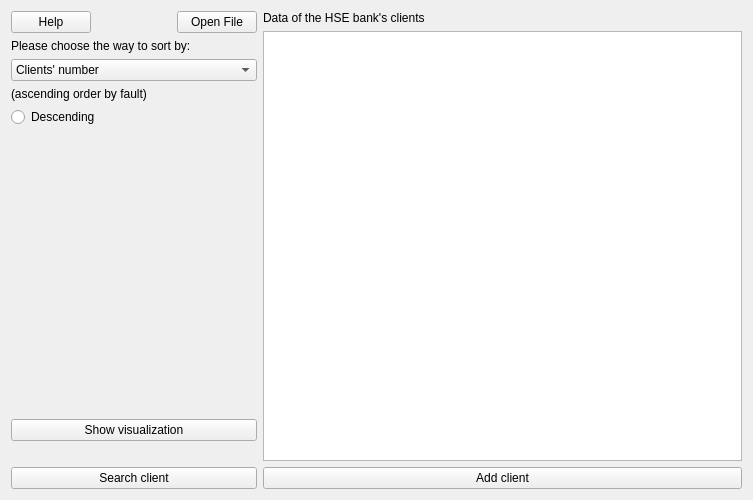
<?xml version="1.0" encoding="UTF-8"?>
<ui version="4.0">
 <class>MainWindow</class>
 <widget class="QWidget" name="MainWindow">
  <property name="geometry">
   <rect>
    <x>0</x>
    <y>0</y>
    <width>753</width>
    <height>500</height>
   </rect>
  </property>
  <property name="windowTitle">
   <string>UserFind</string>
  </property>
  <layout class="QGridLayout" name="gridLayout">
   <item row="0" column="1">
    <layout class="QVBoxLayout" name="verticalLayout">
     <item>
      <layout class="QHBoxLayout" name="horizontalLayout_2">
       <item>
        <widget class="QLabel" name="label_2">
         <property name="text">
          <string>Data of the HSE bank's clients</string>
         </property>
        </widget>
       </item>
      </layout>
     </item>
     <item>
      <widget class="QTableView" name="myTable">
       <property name="enabled">
        <bool>true</bool>
       </property>
       <property name="lineWidth">
        <number>1</number>
       </property>
       <attribute name="horizontalHeaderMinimumSectionSize">
        <number>150</number>
       </attribute>
       <attribute name="horizontalHeaderStretchLastSection">
        <bool>true</bool>
       </attribute>
      </widget>
     </item>
     <item>
      <layout class="QHBoxLayout" name="horizontalLayout">
       <item>
        <widget class="QPushButton" name="addButton">
         <property name="enabled">
          <bool>true</bool>
         </property>
         <property name="minimumSize">
          <size>
           <width>479</width>
           <height>0</height>
          </size>
         </property>
         <property name="text">
          <string>Add client</string>
         </property>
        </widget>
       </item>
      </layout>
     </item>
    </layout>
   </item>
   <item row="0" column="0">
    <layout class="QVBoxLayout" name="verticalLayout_2">
     <item>
      <layout class="QHBoxLayout" name="horizontalLayout_4">
       <item alignment="Qt::AlignLeft">
        <widget class="QPushButton" name="pushButton">
         <property name="text">
          <string>Help</string>
         </property>
        </widget>
       </item>
       <item alignment="Qt::AlignRight">
        <widget class="QPushButton" name="openFileButton">
         <property name="text">
          <string>Open File</string>
         </property>
        </widget>
       </item>
      </layout>
     </item>
     <item alignment="Qt::AlignTop">
      <widget class="QLabel" name="label">
       <property name="text">
        <string>Please choose the way to sort by:</string>
       </property>
      </widget>
     </item>
     <item alignment="Qt::AlignTop">
      <widget class="QComboBox" name="sortBox">
       <item>
        <property name="text">
         <string>Clients' number</string>
        </property>
       </item>
       <item>
        <property name="text">
         <string>Clients' age</string>
        </property>
       </item>
       <item>
        <property name="text">
         <string>Clients' credit limit</string>
        </property>
       </item>
       <item>
        <property name="text">
         <string>Clients' total revolving balance</string>
        </property>
       </item>
       <item>
        <property name="text">
         <string>Client's total utilization ratio</string>
        </property>
       </item>
      </widget>
     </item>
     <item>
      <widget class="QLabel" name="label_4">
       <property name="text">
        <string>(ascending order by fault)</string>
       </property>
      </widget>
     </item>
     <item>
      <layout class="QHBoxLayout" name="horizontalLayout_3">
       <item>
        <widget class="QRadioButton" name="radioButton">
         <property name="text">
          <string>Descending </string>
         </property>
        </widget>
       </item>
      </layout>
     </item>
     <item>
      <spacer name="verticalSpacer_2">
       <property name="orientation">
        <enum>Qt::Vertical</enum>
       </property>
       <property name="sizeHint" stdset="0">
        <size>
         <width>20</width>
         <height>40</height>
        </size>
       </property>
      </spacer>
     </item>
     <item>
      <widget class="QPushButton" name="visualButton">
       <property name="text">
        <string>Show visualization</string>
       </property>
      </widget>
     </item>
     <item>
      <spacer name="horizontalSpacer">
       <property name="orientation">
        <enum>Qt::Horizontal</enum>
       </property>
       <property name="sizeHint" stdset="0">
        <size>
         <width>40</width>
         <height>20</height>
        </size>
       </property>
      </spacer>
     </item>
     <item>
      <widget class="QPushButton" name="searchButton">
       <property name="text">
        <string>Search client</string>
       </property>
      </widget>
     </item>
    </layout>
   </item>
  </layout>
 </widget>
 <tabstops>
  <tabstop>myTable</tabstop>
 </tabstops>
 <resources/>
 <connections/>
</ui>
